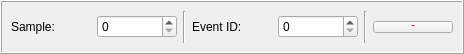
<?xml version="1.0" encoding="UTF-8"?>
<ui version="4.0">
 <class>EventEntry</class>
 <widget class="QWidget" name="EventEntry">
  <property name="geometry">
   <rect>
    <x>0</x>
    <y>0</y>
    <width>464</width>
    <height>54</height>
   </rect>
  </property>
  <property name="windowTitle">
   <string>Form</string>
  </property>
  <layout class="QHBoxLayout" name="horizontalLayout">
   <property name="leftMargin">
    <number>0</number>
   </property>
   <property name="topMargin">
    <number>0</number>
   </property>
   <property name="rightMargin">
    <number>0</number>
   </property>
   <property name="bottomMargin">
    <number>0</number>
   </property>
   <item>
    <widget class="QFrame" name="frame">
     <property name="frameShape">
      <enum>QFrame::Box</enum>
     </property>
     <property name="frameShadow">
      <enum>QFrame::Raised</enum>
     </property>
     <layout class="QHBoxLayout" name="horizontalLayout_2">
      <item>
       <widget class="QLabel" name="name_label">
        <property name="text">
         <string>Sample:</string>
        </property>
       </widget>
      </item>
      <item>
       <widget class="QSpinBox" name="sample_sb">
        <property name="maximum">
         <number>2147483647</number>
        </property>
       </widget>
      </item>
      <item>
       <widget class="Line" name="line_2">
        <property name="orientation">
         <enum>Qt::Vertical</enum>
        </property>
       </widget>
      </item>
      <item>
       <widget class="QLabel" name="path_label">
        <property name="text">
         <string>Event ID:</string>
        </property>
       </widget>
      </item>
      <item>
       <widget class="QSpinBox" name="eventID_sb">
        <property name="maximum">
         <number>255</number>
        </property>
       </widget>
      </item>
      <item>
       <widget class="Line" name="line">
        <property name="orientation">
         <enum>Qt::Vertical</enum>
        </property>
       </widget>
      </item>
      <item>
       <widget class="QPushButton" name="remove_pb">
        <property name="styleSheet">
         <string notr="true">padding-top:-4px;
color: rgb(255, 0, 0);
font: 16pt &quot;MS Shell Dlg 2&quot;;</string>
        </property>
        <property name="text">
         <string>-</string>
        </property>
       </widget>
      </item>
     </layout>
    </widget>
   </item>
  </layout>
 </widget>
 <resources/>
 <connections/>
</ui>
